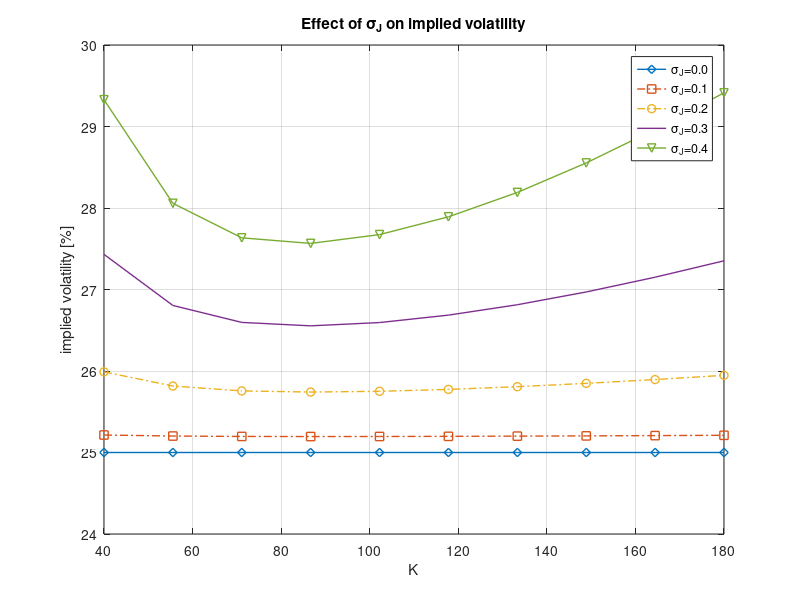
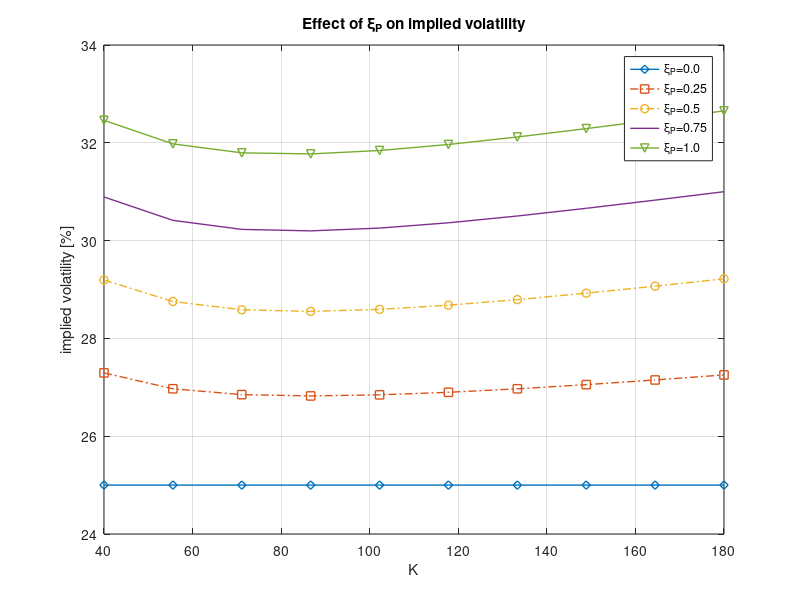
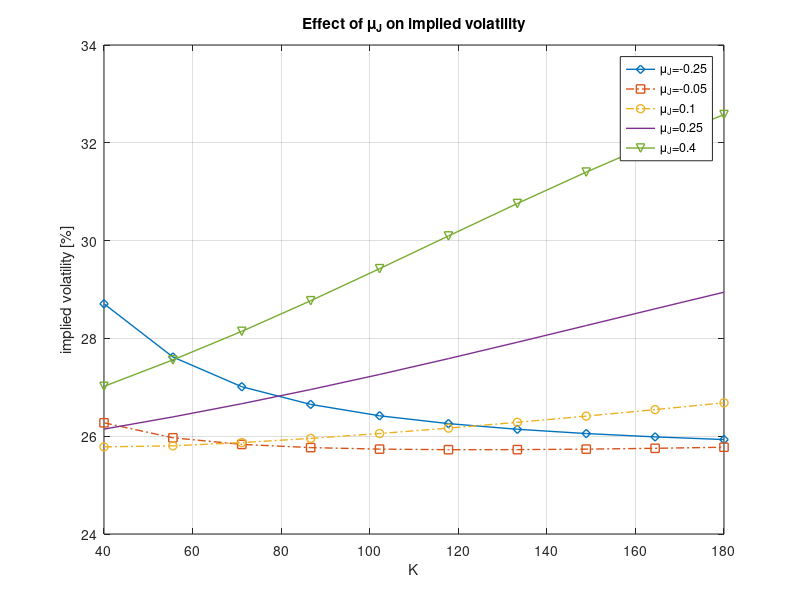

Recreate these plots in MATLAB, in order.
function MertonModelImpliedVols
clc;clf;close all;

% For the COS method

tau    = [2]';
r      = 0;

% Merton model parameters

S0     = 100;
CP     = 'c';
sigma  = 0.25;
muJ    = 0.0;
sigmaJ = 0.2;
xiP    = 0.1;

% Range of strike prices

K      = linspace(40,180,10)'; 

% Effect of sigmaJ

sigmaJV =[0.0, 0.1, 0.2, 0.3, 0.4];
ivSigmaM = zeros(length(K),length(sigmaJV));
for i=1:length(sigmaJV)
    sigmaJtemp = sigmaJV(i);
    callPrice = MertonCallPrice(CP,S0,K,r,tau,muJ,sigmaJtemp,sigma,xiP);
    for j = 1:length(K)
        strike = K(j);
        call   = callPrice(j);
        ivSigmaM(j,i) = ImpliedVolatility(CP,call,strike,tau,S0,r,0.3)*100;
    end
end
MakeFigure_sigma_J(K, ivSigmaM)

% Effect of xiP

xiPV =[0.0, 0.25, 0.5, 0.75, 1.0];
ivxiPM = zeros(length(K),length(xiPV));
for i=1:length(xiPV)
    xiPtemp = xiPV(i);
    callPrice = MertonCallPrice(CP,S0,K,r,tau,muJ,sigmaJ,sigma,xiPtemp);
    for j = 1:length(K)
        strike = K(j);
        call   = callPrice(j);
        ivxiPM(j,i) = ImpliedVolatility(CP,call,strike,tau,S0,r,0.3)*100;
    end
end
MakeFigure_xiP(K, ivxiPM)

% Effect of muJ

muJV =[-0.25, -0.05, 0.1, 0.25, 0.4];
ivmuJPM = zeros(length(K),length(xiPV));
for i=1:length(xiPV)
    muJtemp = muJV(i);
    callPrice = MertonCallPrice(CP,S0,K,r,tau,muJtemp,sigmaJ,sigma,xiP);
    for j = 1:length(K)
        strike = K(j);
        call   = callPrice(j);
        ivmuJPM(j,i) = ImpliedVolatility(CP,call,strike,tau,S0,r,0.3)*100;
    end
end
MakeFigure_muJ(K, ivmuJPM)

function valueExact = MertonCallPrice(CP,S0,K,r,tau,muJ,sigmaJ,sigma,xiP)
X0  = log(S0);

% Term for E(exp(J)-1)

helpExp = exp(muJ + 0.5 * sigmaJ * sigmaJ) - 1.0;
           
% Analytic representation for Merton's option price

muX     = @(n) X0 + (r - xiP * helpExp - 0.5 * sigma * sigma) * tau + n * muJ;
sigmaX  = @(n) sqrt(sigma * sigma + n * sigmaJ * sigmaJ / tau); 
d1      = @(n) (log(S0./K) + (r - xiP * helpExp - 0.5*sigma * sigma ...
         + sigmaX(n)^2.0) * tau + n * muJ) / (sigmaX(n) * sqrt(tau));
d2      = @(n) d1(n) - sigmaX(n) * sqrt(tau);
value_n = @(n) exp(muX(n) + 0.5*sigmaX(n)^2.0*tau)...
          * normcdf(d1(n)) - K .* normcdf(d2(n));
      
% Option value calculation, it is an infinite sum but we truncate at 20 terms

valueExact = value_n(0.0);
kidx = 1:20;
for k = kidx
    valueExact = valueExact+  (xiP * tau).^k * value_n(k) / factorial(k);
end
valueExact = valueExact * exp(-r*tau) * exp(-xiP * tau);

if CP == 'p'
    valueExact = valueExact - S0 + K * exp(-r*tau);
end

% Closed-form expression of European call/put option with Black-Scholes formula

function value=BS_Call_Option_Price(CP,S_0,K,sigma,tau,r)

% Black-Scholes call option price

d1    = (log(S_0 ./ K) + (r + 0.5 * sigma^2) * tau) / (sigma * sqrt(tau));
d2    = d1 - sigma * sqrt(tau);
if lower(CP) == 'c' || lower(CP) == 1
    value =normcdf(d1) * S_0 - normcdf(d2) .* K * exp(-r * tau);
elseif lower(CP) == 'p' || lower(CP) == -1
    value =normcdf(-d2) .* K*exp(-r*tau) - normcdf(-d1)*S_0;
end

function impliedVol = ImpliedVolatility(CP,marketPrice,K,T,S_0,r,initialVol)
    func = @(sigma) (BS_Call_Option_Price(CP,S_0,K,sigma,T,r) - marketPrice).^1.0;
    impliedVol = fzero(func,initialVol);
    
function MakeFigure_sigma_J(X1, YMatrix1)

%CREATEFIGURE(X1,YMATRIX1)
%  X1:  vector of x data
%  YMATRIX1:  matrix of y data

%  Auto-generated by MATLAB on 16-Jan-2012 15:26:40

% Create figure

figure1 = figure('InvertHardcopy','off',...
    'Colormap',[0.061875 0.061875 0.061875;0.06875 0.06875 0.06875;0.075625 0.075625 0.075625;0.0825 0.0825 0.0825;0.089375 0.089375 0.089375;0.09625 0.09625 0.09625;0.103125 0.103125 0.103125;0.11 0.11 0.11;0.146875 0.146875 0.146875;0.18375 0.18375 0.18375;0.220625 0.220625 0.220625;0.2575 0.2575 0.2575;0.294375 0.294375 0.294375;0.33125 0.33125 0.33125;0.368125 0.368125 0.368125;0.405 0.405 0.405;0.441875 0.441875 0.441875;0.47875 0.47875 0.47875;0.515625 0.515625 0.515625;0.5525 0.5525 0.5525;0.589375 0.589375 0.589375;0.62625 0.62625 0.62625;0.663125 0.663125 0.663125;0.7 0.7 0.7;0.711875 0.711875 0.711875;0.72375 0.72375 0.72375;0.735625 0.735625 0.735625;0.7475 0.7475 0.7475;0.759375 0.759375 0.759375;0.77125 0.77125 0.77125;0.783125 0.783125 0.783125;0.795 0.795 0.795;0.806875 0.806875 0.806875;0.81875 0.81875 0.81875;0.830625 0.830625 0.830625;0.8425 0.8425 0.8425;0.854375 0.854375 0.854375;0.86625 0.86625 0.86625;0.878125 0.878125 0.878125;0.89 0.89 0.89;0.853125 0.853125 0.853125;0.81625 0.81625 0.81625;0.779375 0.779375 0.779375;0.7425 0.7425 0.7425;0.705625 0.705625 0.705625;0.66875 0.66875 0.66875;0.631875 0.631875 0.631875;0.595 0.595 0.595;0.558125 0.558125 0.558125;0.52125 0.52125 0.52125;0.484375 0.484375 0.484375;0.4475 0.4475 0.4475;0.410625 0.410625 0.410625;0.37375 0.37375 0.37375;0.336875 0.336875 0.336875;0.3 0.3 0.3;0.28125 0.28125 0.28125;0.2625 0.2625 0.2625;0.24375 0.24375 0.24375;0.225 0.225 0.225;0.20625 0.20625 0.20625;0.1875 0.1875 0.1875;0.16875 0.16875 0.16875;0.15 0.15 0.15],...
    'Color',[1 1 1]);

% Create axes

%axes1 = axes('Parent',figure1,'Color',[1 1 1]);
axes1 = axes('Parent',figure1);
grid on

% Uncomment the following line to preserve the X-limits of the axes
% xlim(axes1,[45 160]);
% Uncomment the following line to preserve the Y-limits of the axes
% ylim(axes1,[19 26]);
% Uncomment the following line to preserve the Z-limits of the axes
% zlim(axes1,[-1 1]);

box(axes1,'on');
hold(axes1,'all');

% Create multiple lines using matrix input to plot
% plot1 = plot(X1,YMatrix1,'Parent',axes1,'MarkerEdgeColor',[0 0 0],...
%     'LineWidth',1,...
%     'Color',[0 0 0]);

plot1 = plot(X1,YMatrix1,'Parent',axes1,...
    'LineWidth',1);
set(plot1(1),'Marker','diamond','DisplayName','\sigma_J=0.0');
set(plot1(2),'Marker','square','LineStyle','-.',...
    'DisplayName','\sigma_J=0.1');
set(plot1(3),'Marker','o','LineStyle','-.','DisplayName','\sigma_J=0.2');
set(plot1(4),'DisplayName','\sigma_J=0.3');
set(plot1(5),'Marker','v','DisplayName','\sigma_J=0.4');

% Create xlabel

xlabel({'K'});

% Create ylabel

ylabel({'implied volatility [%]'});

% Create title

title({'Effect of \sigma_J on implied volatility'});

% Create legend

legend1 = legend(axes1,'show');
set(legend1,'Color',[1 1 1]);

function MakeFigure_xiP(X1, YMatrix1)

%CREATEFIGURE(X1,YMATRIX1)
%  X1:  vector of x data
%  YMATRIX1:  matrix of y data

%  Auto-generated by MATLAB on 16-Jan-2012 15:26:40

% Create figure

figure1 = figure('InvertHardcopy','off',...
    'Colormap',[0.061875 0.061875 0.061875;0.06875 0.06875 0.06875;0.075625 0.075625 0.075625;0.0825 0.0825 0.0825;0.089375 0.089375 0.089375;0.09625 0.09625 0.09625;0.103125 0.103125 0.103125;0.11 0.11 0.11;0.146875 0.146875 0.146875;0.18375 0.18375 0.18375;0.220625 0.220625 0.220625;0.2575 0.2575 0.2575;0.294375 0.294375 0.294375;0.33125 0.33125 0.33125;0.368125 0.368125 0.368125;0.405 0.405 0.405;0.441875 0.441875 0.441875;0.47875 0.47875 0.47875;0.515625 0.515625 0.515625;0.5525 0.5525 0.5525;0.589375 0.589375 0.589375;0.62625 0.62625 0.62625;0.663125 0.663125 0.663125;0.7 0.7 0.7;0.711875 0.711875 0.711875;0.72375 0.72375 0.72375;0.735625 0.735625 0.735625;0.7475 0.7475 0.7475;0.759375 0.759375 0.759375;0.77125 0.77125 0.77125;0.783125 0.783125 0.783125;0.795 0.795 0.795;0.806875 0.806875 0.806875;0.81875 0.81875 0.81875;0.830625 0.830625 0.830625;0.8425 0.8425 0.8425;0.854375 0.854375 0.854375;0.86625 0.86625 0.86625;0.878125 0.878125 0.878125;0.89 0.89 0.89;0.853125 0.853125 0.853125;0.81625 0.81625 0.81625;0.779375 0.779375 0.779375;0.7425 0.7425 0.7425;0.705625 0.705625 0.705625;0.66875 0.66875 0.66875;0.631875 0.631875 0.631875;0.595 0.595 0.595;0.558125 0.558125 0.558125;0.52125 0.52125 0.52125;0.484375 0.484375 0.484375;0.4475 0.4475 0.4475;0.410625 0.410625 0.410625;0.37375 0.37375 0.37375;0.336875 0.336875 0.336875;0.3 0.3 0.3;0.28125 0.28125 0.28125;0.2625 0.2625 0.2625;0.24375 0.24375 0.24375;0.225 0.225 0.225;0.20625 0.20625 0.20625;0.1875 0.1875 0.1875;0.16875 0.16875 0.16875;0.15 0.15 0.15],...
    'Color',[1 1 1]);

% Create axes

%axes1 = axes('Parent',figure1,'Color',[1 1 1]);
axes1 = axes('Parent',figure1);
grid on

% Uncomment the following line to preserve the X-limits of the axes
% xlim(axes1,[45 160]);
% Uncomment the following line to preserve the Y-limits of the axes
% ylim(axes1,[19 26]);
% Uncomment the following line to preserve the Z-limits of the axes
% zlim(axes1,[-1 1]);

box(axes1,'on');
hold(axes1,'all');

% Create multiple lines using matrix input to plot
% plot1 = plot(X1,YMatrix1,'Parent',axes1,'MarkerEdgeColor',[0 0 0],...
%     'LineWidth',1,...
%     'Color',[0 0 0]);

plot1 = plot(X1,YMatrix1,'Parent',axes1,...
    'LineWidth',1);
set(plot1(1),'Marker','diamond','DisplayName','\xi_P=0.0');
set(plot1(2),'Marker','square','LineStyle','-.',...
    'DisplayName','\xi_P=0.25');
set(plot1(3),'Marker','o','LineStyle','-.','DisplayName','\xi_P=0.5');
set(plot1(4),'DisplayName','\xi_P=0.75');
set(plot1(5),'Marker','v','DisplayName','\xi_P=1.0');

% Create xlabel

xlabel({'K'});

% Create ylabel

ylabel({'implied volatility [%]'});

% Create title

title({'Effect of \xi_P on implied volatility'});

% Create legend

legend1 = legend(axes1,'show');
set(legend1,'Color',[1 1 1]);

function MakeFigure_muJ(X1, YMatrix1)

%CREATEFIGURE(X1,YMATRIX1)
%  X1:  vector of x data
%  YMATRIX1:  matrix of y data

%  Auto-generated by MATLAB on 16-Jan-2012 15:26:40

% Create figure

figure1 = figure('InvertHardcopy','off',...
    'Colormap',[0.061875 0.061875 0.061875;0.06875 0.06875 0.06875;0.075625 0.075625 0.075625;0.0825 0.0825 0.0825;0.089375 0.089375 0.089375;0.09625 0.09625 0.09625;0.103125 0.103125 0.103125;0.11 0.11 0.11;0.146875 0.146875 0.146875;0.18375 0.18375 0.18375;0.220625 0.220625 0.220625;0.2575 0.2575 0.2575;0.294375 0.294375 0.294375;0.33125 0.33125 0.33125;0.368125 0.368125 0.368125;0.405 0.405 0.405;0.441875 0.441875 0.441875;0.47875 0.47875 0.47875;0.515625 0.515625 0.515625;0.5525 0.5525 0.5525;0.589375 0.589375 0.589375;0.62625 0.62625 0.62625;0.663125 0.663125 0.663125;0.7 0.7 0.7;0.711875 0.711875 0.711875;0.72375 0.72375 0.72375;0.735625 0.735625 0.735625;0.7475 0.7475 0.7475;0.759375 0.759375 0.759375;0.77125 0.77125 0.77125;0.783125 0.783125 0.783125;0.795 0.795 0.795;0.806875 0.806875 0.806875;0.81875 0.81875 0.81875;0.830625 0.830625 0.830625;0.8425 0.8425 0.8425;0.854375 0.854375 0.854375;0.86625 0.86625 0.86625;0.878125 0.878125 0.878125;0.89 0.89 0.89;0.853125 0.853125 0.853125;0.81625 0.81625 0.81625;0.779375 0.779375 0.779375;0.7425 0.7425 0.7425;0.705625 0.705625 0.705625;0.66875 0.66875 0.66875;0.631875 0.631875 0.631875;0.595 0.595 0.595;0.558125 0.558125 0.558125;0.52125 0.52125 0.52125;0.484375 0.484375 0.484375;0.4475 0.4475 0.4475;0.410625 0.410625 0.410625;0.37375 0.37375 0.37375;0.336875 0.336875 0.336875;0.3 0.3 0.3;0.28125 0.28125 0.28125;0.2625 0.2625 0.2625;0.24375 0.24375 0.24375;0.225 0.225 0.225;0.20625 0.20625 0.20625;0.1875 0.1875 0.1875;0.16875 0.16875 0.16875;0.15 0.15 0.15],...
    'Color',[1 1 1]);

% Create axes

%axes1 = axes('Parent',figure1,'Color',[1 1 1]);
axes1 = axes('Parent',figure1);
grid on

% Uncomment the following line to preserve the X-limits of the axes
% xlim(axes1,[45 160]);
% Uncomment the following line to preserve the Y-limits of the axes
% ylim(axes1,[19 26]);
% Uncomment the following line to preserve the Z-limits of the axes
% zlim(axes1,[-1 1]);

box(axes1,'on');
hold(axes1,'all');

% Create multiple lines using matrix input to plot
% plot1 = plot(X1,YMatrix1,'Parent',axes1,'MarkerEdgeColor',[0 0 0],...
%     'LineWidth',1,...
%     'Color',[0 0 0]);

plot1 = plot(X1,YMatrix1,'Parent',axes1,...
    'LineWidth',1);
set(plot1(1),'Marker','diamond','DisplayName','\mu_J=-0.25');
set(plot1(2),'Marker','square','LineStyle','-.',...
    'DisplayName','\mu_J=-0.05');
set(plot1(3),'Marker','o','LineStyle','-.','DisplayName','\mu_J=0.1');
set(plot1(4),'DisplayName','\mu_J=0.25');
set(plot1(5),'Marker','v','DisplayName','\mu_J=0.4');

% Create xlabel

xlabel({'K'});

% Create ylabel

ylabel({'implied volatility [%]'});

% Create title

title({'Effect of \mu_J on implied volatility'});

% Create legend

legend1 = legend(axes1,'show');
set(legend1,'Color',[1 1 1]);
